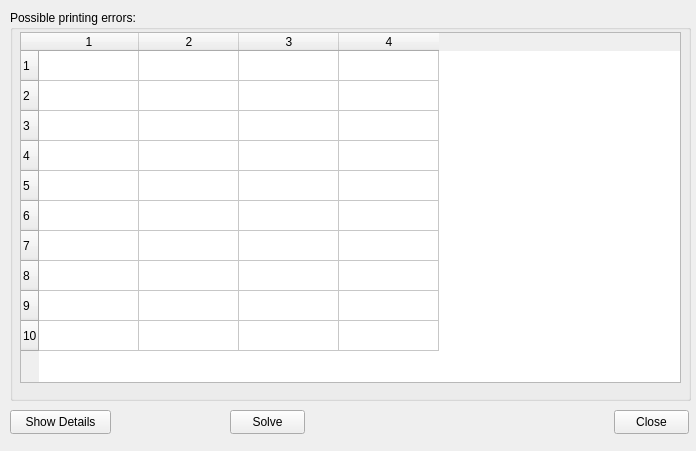
<ui version="4.0" >
 <class>resolveprintingerrorsvcClass</class>
 <widget class="QWidget" name="resolveprintingerrorsvcClass" >
  <property name="geometry" >
   <rect>
    <x>0</x>
    <y>0</y>
    <width>696</width>
    <height>451</height>
   </rect>
  </property>
  <property name="windowTitle" >
   <string>NA19 resolveprintingerrors</string>
  </property>
  <widget class="QGroupBox" name="gBox" >
   <property name="geometry" >
    <rect>
     <x>10</x>
     <y>10</y>
     <width>681</width>
     <height>391</height>
    </rect>
   </property>
   <property name="title" >
    <string>Possible printing errors:</string>
   </property>
   <widget class="BasarTableWidget" name="tablewidget" >
    <property name="geometry" >
     <rect>
      <x>10</x>
      <y>22</y>
      <width>661</width>
      <height>351</height>
     </rect>
    </property>
    <property name="whatsThis" >
     <string>Result set of all narcotic groups belonging to the given narcotic name</string>
    </property>
    <property name="editTriggers" >
     <set>QAbstractItemView::NoEditTriggers</set>
    </property>
    <property name="selectionMode" >
     <enum>QAbstractItemView::SingleSelection</enum>
    </property>
    <property name="selectionBehavior" >
     <enum>QAbstractItemView::SelectRows</enum>
    </property>
    <property name="rowCount" >
     <number>10</number>
    </property>
    <property name="columnCount" >
     <number>4</number>
    </property>
    <row/>
    <row/>
    <row/>
    <row/>
    <row/>
    <row/>
    <row/>
    <row/>
    <row/>
    <row/>
    <column/>
    <column/>
    <column/>
    <column/>
   </widget>
  </widget>
  <widget class="QPushButton" name="btnClose" >
   <property name="geometry" >
    <rect>
     <x>614</x>
     <y>410</y>
     <width>75</width>
     <height>24</height>
    </rect>
   </property>
   <property name="text" >
    <string>Close</string>
   </property>
  </widget>
  <widget class="QPushButton" name="btnShowDetails" >
   <property name="geometry" >
    <rect>
     <x>10</x>
     <y>410</y>
     <width>101</width>
     <height>24</height>
    </rect>
   </property>
   <property name="text" >
    <string>Show Details</string>
   </property>
   <property name="autoDefault" >
    <bool>true</bool>
   </property>
  </widget>
  <widget class="QPushButton" name="btnSolve" >
   <property name="geometry" >
    <rect>
     <x>230</x>
     <y>410</y>
     <width>75</width>
     <height>24</height>
    </rect>
   </property>
   <property name="text" >
    <string>Solve</string>
   </property>
  </widget>
 </widget>
 <layoutdefault spacing="6" margin="11" />
 <customwidgets>
  <customwidget>
   <class>BasarTableWidget</class>
   <extends>QTableWidget</extends>
   <header>libbasarqtwidget_tablewidget.h</header>
  </customwidget>
 </customwidgets>
 <tabstops>
  <tabstop>tablewidget</tabstop>
  <tabstop>btnShowDetails</tabstop>
  <tabstop>btnClose</tabstop>
 </tabstops>
 <resources/>
 <connections/>
</ui>
